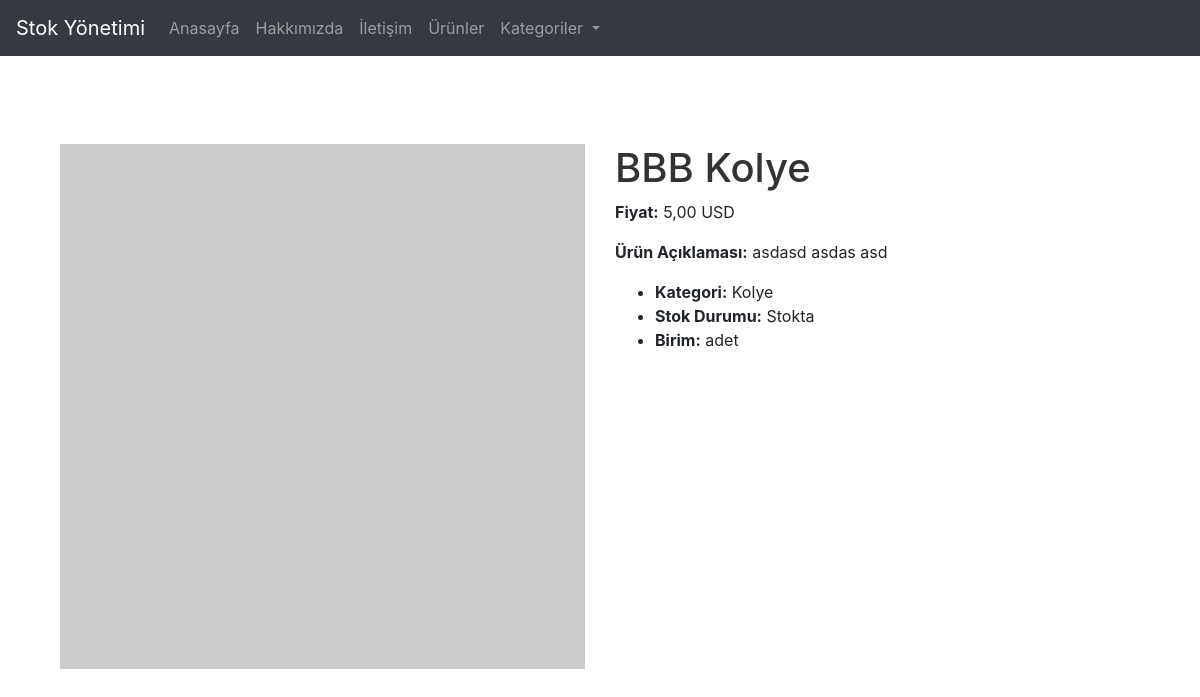
Page /urun/bbb-kolye/ on the earlier database version.
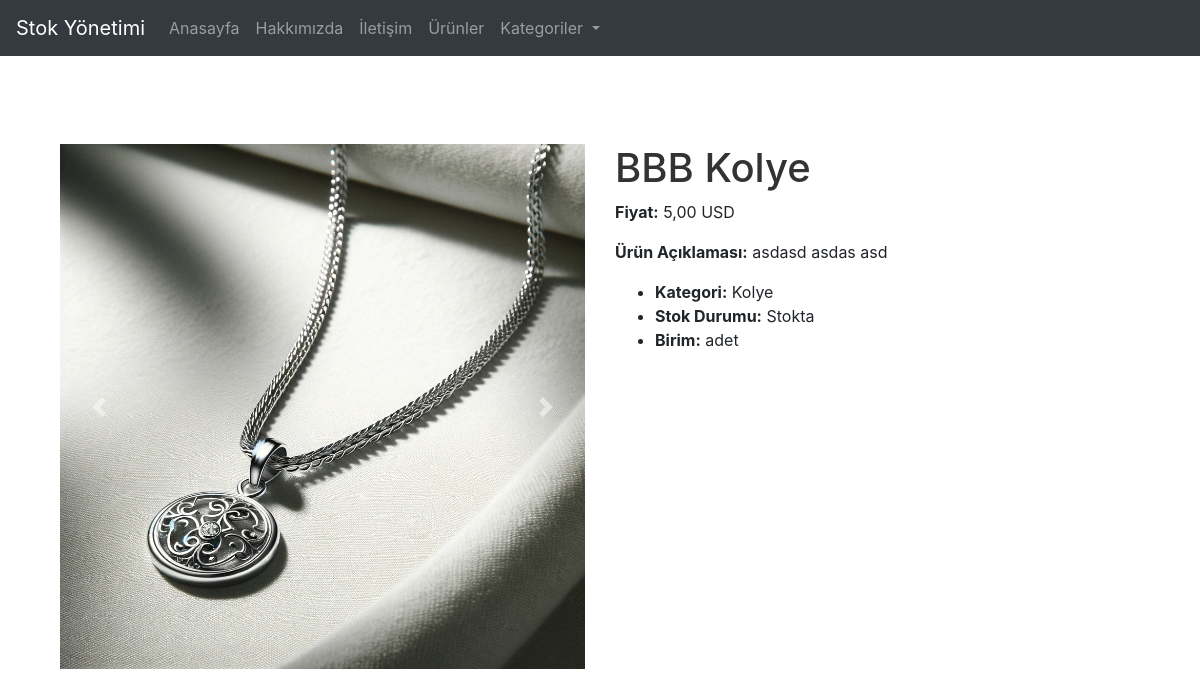
Same page on the later database version.
### envanter/models.py (models this page shows, shortened)
class UrunFoto(models.Model):
    urun = models.ForeignKey(Urun, related_name='fotolar', on_delete=models.CASCADE)
    foto = models.ImageField(upload_to='urun_fotograflari/')
    class Meta:
       verbose_name = 'Ürün Fotoğraf Ekleme'
       verbose_name_plural = 'Ürün Fotoğraf Ekleme'

### envanter/views.py (the view)
# urls.py: path('urun/<slug:slug>/', views.urun_detay, name='urun_detay'),
def urun_detay(request, slug):
    urun = get_object_or_404(Urun, slug=slug)
    kategoriler = Kategori.objects.all()
    return render(request, 'envanter/urun_detay.html', {'urun': urun, 'kategoriler': kategoriler})

### envanter/templates/envanter/urun_detay.html (shortened to what this page needs)
{% extends 'envanter/base.html' %}
{% block content %}
    <div class="container mt-4">
        <div class="row">
            <div class="col-md-6">
                {% if urun.fotolar.all %}
                    <div id="urunFotoCarousel" class="carousel slide" data-ride="carousel">
                        <div class="carousel-inner">
                            {% for foto in urun.fotolar.all %}
                                <div class="carousel-item {% if forloop.first %}active{% endif %}">
                                    <img src="{{ foto.foto.url }}" class="d-block w-100" alt="{{ urun.isim }}">
                                </div>
                            {% endfor %}
                        </div>
                        <a class="carousel-control-prev" href="#urunFotoCarousel" role="button" data-slide="prev">
                            <span class="carousel-control-prev-icon" aria-hidden="true"></span>
                        </a>
                        <a class="carousel-control-next" href="#urunFotoCarousel" role="button" data-slide="next">
                            <span class="carousel-control-next-icon" aria-hidden="true"></span>
                        </a>
                    </div>
                {% else %}
                    <img src="https://via.placeholder.com/500" class="d-block w-100" alt="{{ urun.isim }}">
                {% endif %}
            </div>
            <div class="col-md-6">
                <h1>{{ urun.isim }}</h1>
                <p><strong>Fiyat:</strong> {{ urun.fiyat }} {{ urun.para_birimi }}</p>
                <p><strong>Ürün Açıklaması:</strong> {{ urun.aciklama }}</p>
                <ul>
                    <li><strong>Kategori:</strong> {{ urun.kategori.isim }}</li>
                    <li><strong>Stok Durumu:</strong> {{ urun.stok_miktari|yesno:"Stokta,Stokta Yok" }}</li>
                    <li><strong>Birim:</strong> {{ urun.birim }}</li>
                </ul>
            </div>
        </div>
    </div>
    {% endblock %}

Differences in the rows shown:
added UrunFoto: foto (picture)
